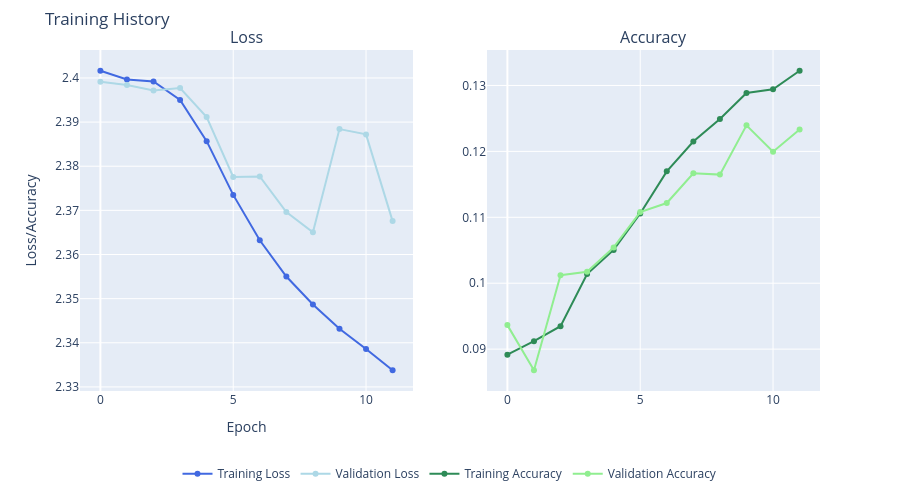

This figure's notebook cell:
### Code cell
print(alg_hist.history.keys())
alg_plot = plot_training(alg_hist.history)
alg_plot.show()

### Figure 1 — Plotly figure (JSON) as saved in the notebook; plotly's stock layout.template omitted (floating-point values rounded to 4 significant figures)
{"data": [{"line": {"color": "royalblue"}, "mode": "lines+markers", "name": "Training Loss", "type": "scatter", "x": [0, 1, 2, 3, 4, 5, 6, 7, 8, 9, 10, 11], "xaxis": "x", "y": [2.402, 2.4, 2.399, 2.395, 2.386, 2.374, 2.363, 2.355, 2.349, 2.343, 2.339, 2.334], "yaxis": "y"}, {"line": {"color": "lightblue"}, "mode": "lines+markers", "name": "Validation Loss", "type": "scatter", "x": [0, 1, 2, 3, 4, 5, 6, 7, 8, 9, 10, 11], "xaxis": "x", "y": [2.399, 2.398, 2.397, 2.398, 2.391, 2.378, 2.378, 2.37, 2.365, 2.388, 2.387, 2.368], "yaxis": "y"}, {"line": {"color": "seagreen"}, "mode": "lines+markers", "name": "Training Accuracy", "type": "scatter", "x": [0, 1, 2, 3, 4, 5, 6, 7, 8, 9, 10, 11], "xaxis": "x2", "y": [0.08917, 0.0912, 0.09348, 0.1014, 0.1051, 0.1106, 0.117, 0.1215, 0.1249, 0.1289, 0.1294, 0.1322], "yaxis": "y2"}, {"line": {"color": "lightgreen"}, "mode": "lines+markers", "name": "Validation Accuracy", "type": "scatter", "x": [0, 1, 2, 3, 4, 5, 6, 7, 8, 9, 10, 11], "xaxis": "x2", "y": [0.09364, 0.08681, 0.1012, 0.1017, 0.1054, 0.1108, 0.1122, 0.1167, 0.1165, 0.1239, 0.1199, 0.1233], "yaxis": "y2"}], "layout": {"annotations": [{"font": {"size": 16}, "showarrow": false, "text": "Loss", "x": 0.225, "xanchor": "center", "xref": "paper", "y": 1, "yanchor": "bottom", "yref": "paper"}, {"font": {"size": 16}, "showarrow": false, "text": "Accuracy", "x": 0.775, "xanchor": "center", "xref": "paper", "y": 1, "yanchor": "bottom", "yref": "paper"}], "height": 500, "legend": {"orientation": "h", "x": 0.5, "xanchor": "center", "y": -0.2}, "margin": {"b": 100, "t": 50}, "title": {"text": "Training History"}, "width": 900, "xaxis": {"anchor": "y", "domain": [0, 0.45], "title": {"text": "Epoch"}}, "xaxis2": {"anchor": "y2", "domain": [0.55, 1]}, "yaxis": {"anchor": "x", "domain": [0, 1], "title": {"text": "Loss/Accuracy"}}, "yaxis2": {"anchor": "x2", "domain": [0, 1]}}}
